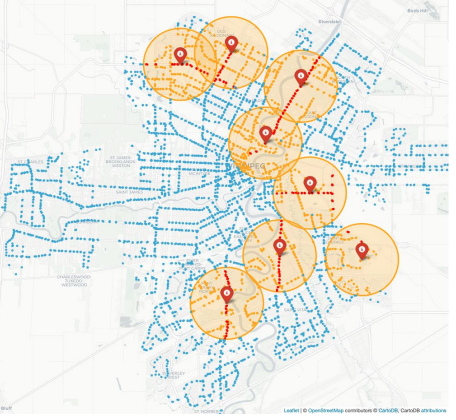
#> input picture assets/img01.jpg, 456 x 420 px
$ python -i utils.py   (imports and definitions only)
#> lines starting #> are read from the running program, lines starting #| are printed output that depends on the picture
import pandas as pd
import numpy as np
import matplotlib.pyplot as plt
import seaborn as sns

def import_data(data,root=".",import_folder="clean_datasets"):
    # [24 lines left out: functions _import_on_time, _import_traffic_counts, _import_lane_closure, _import_road_network, not called in this run]

    def _import_sites(dataset):
        return pd.read_csv(dataset)

    def _import_stops(dataset):
        return pd.read_csv(dataset).drop(columns="Unnamed: 0")

    import_dict = {
        "ON_TIME":[f"{root}/{import_folder}/ON_TIME.csv",_import_on_time],
        "TRAFFIC_COUNTS":[f"{root}/{import_folder}/TRAFFIC_COUNTS.csv",_import_traffic_counts],
        "SITES":[f"{root}/{import_folder}/SITES.csv",_import_sites],
        "STOPS":[f"{root}/{import_folder}/STOPS_2.csv",_import_stops],
        "LANE_CLOSURE":[f"{import_folder}/LANE_CLOSURE_2.csv",_import_lane_closure],
        "ROAD":[f"{import_folder}/ROAD.csv",_import_road_network],
        "ROAD_2":[f"{import_folder}/ROAD_2.csv",_import_road_network],

        ## Nov 2021 data
        "ON_TIME_NOV_2021":[f"{root}/{import_folder}/NOV_2021/ON_TIME_NOV_2021.csv",_import_on_time],
        "TRAFFIC_COUNTS_NOV_2021":[f"{root}/{import_folder}/NOV_2021/TRAFFIC_COUNTS_NOV_2021.csv",_import_traffic_counts],
    }
    dataset,import_func = import_dict[data]
    return import_func(dataset)


# [4 lines left out: function to_tuple, not called in this run]

def to_tuple_l(s,rev=False,dtype=float,strip_l="[(|)]",split_l="), (",**kwargs):
    t = s.strip(strip_l).split(split_l)
    return [to_tuple(i,rev,dtype,**kwargs) for i in t]

# Python 3 program to calculate Distance Between Two Points on Earth, courtesy of https://www.geeksforgeeks.org/program-distance-two-points-earth/
from math import radians, cos, sin, asin, sqrt, acos, degrees
# [32 lines left out: functions distance, point_from, not called in this run]

point_within = lambda org,pt,d: distance(org,pt) <= d

# [12 lines left out: function distance_within, not called in this run]


def fmt_timestamp(timestamp):
    return timestamp.hour+timestamp.minute/60

>>> import cv2
>>> picture = cv2.imread('../assets/img01.jpg', cv2.IMREAD_GRAYSCALE)
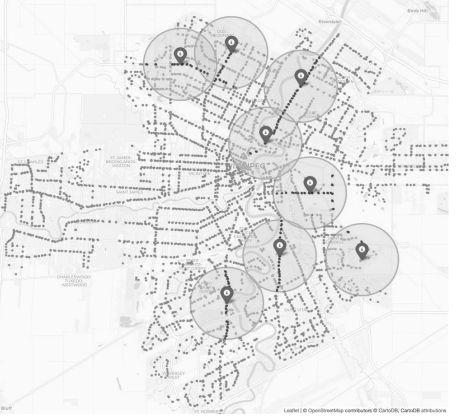
#> picture: shape (420, 456); min 50, max 255, mean 234
>>> result = import_data(picture)
#> (the run stopped early here; a loop or call above may not have finished)

$ run again, on assets/img02.jpg
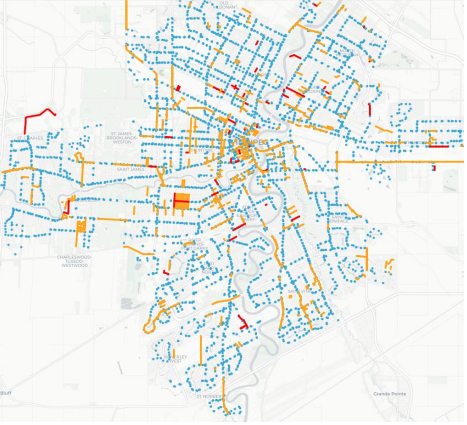
#> input picture assets/img02.jpg, 467 x 425 px
#> `picture = cv2.imread('../assets/img01.jpg', cv2.IMREAD_GRAYSCALE)`:
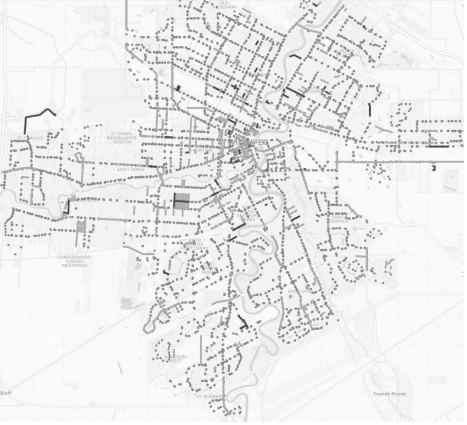
#> picture: shape (425, 467); min 71, max 255, mean 235.5

$ run again, on assets/img04.jpg
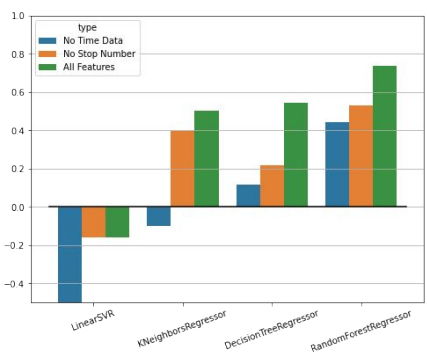
#> input picture assets/img04.jpg, 427 x 356 px
#> `picture = cv2.imread('../assets/img01.jpg', cv2.IMREAD_GRAYSCALE)`:
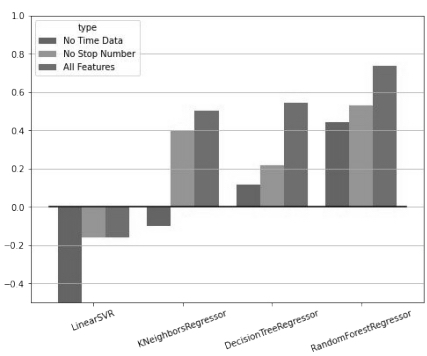
#> picture: shape (356, 427); min 28, max 255, mean 231.7
